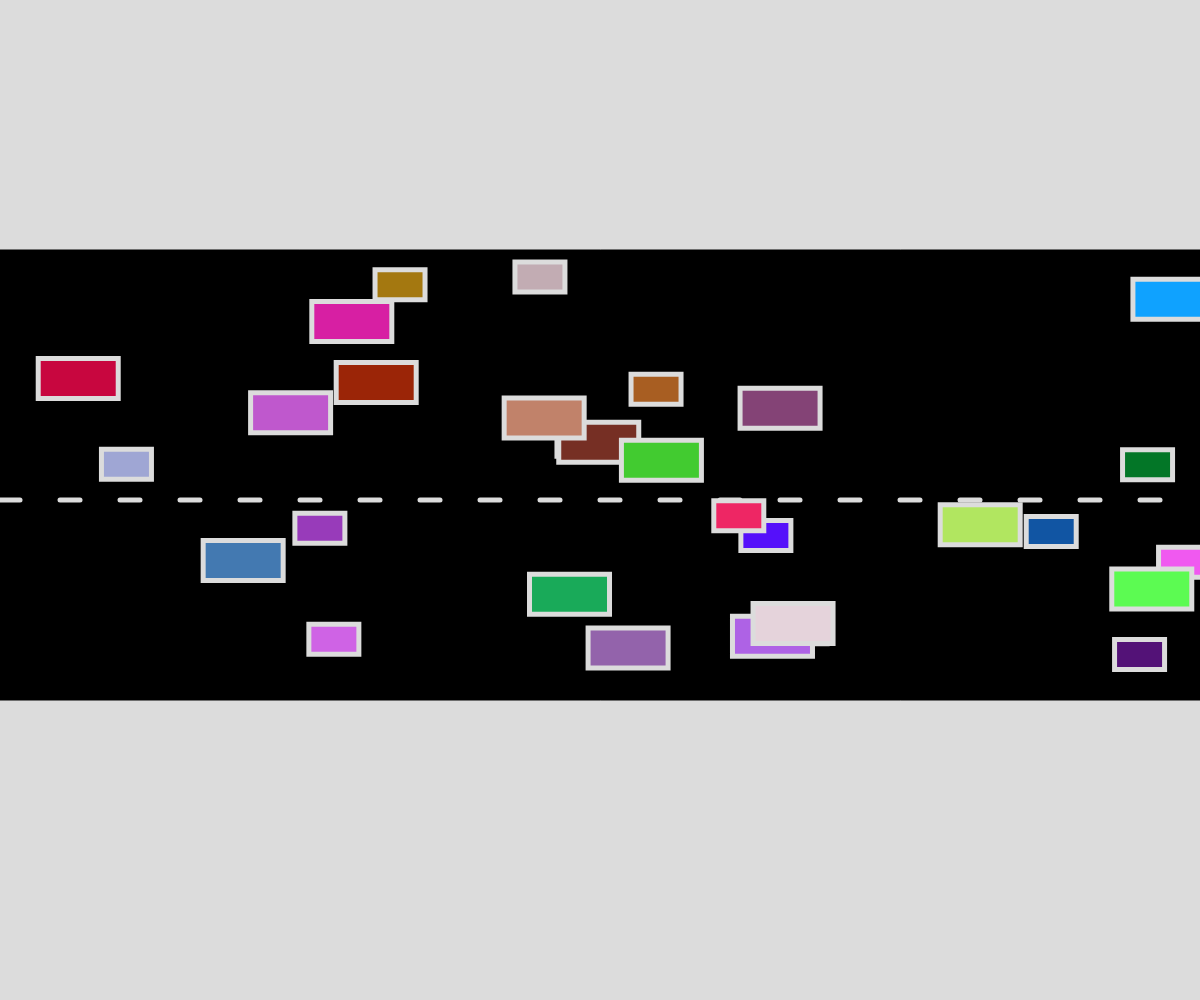
Frame 1 (no input)
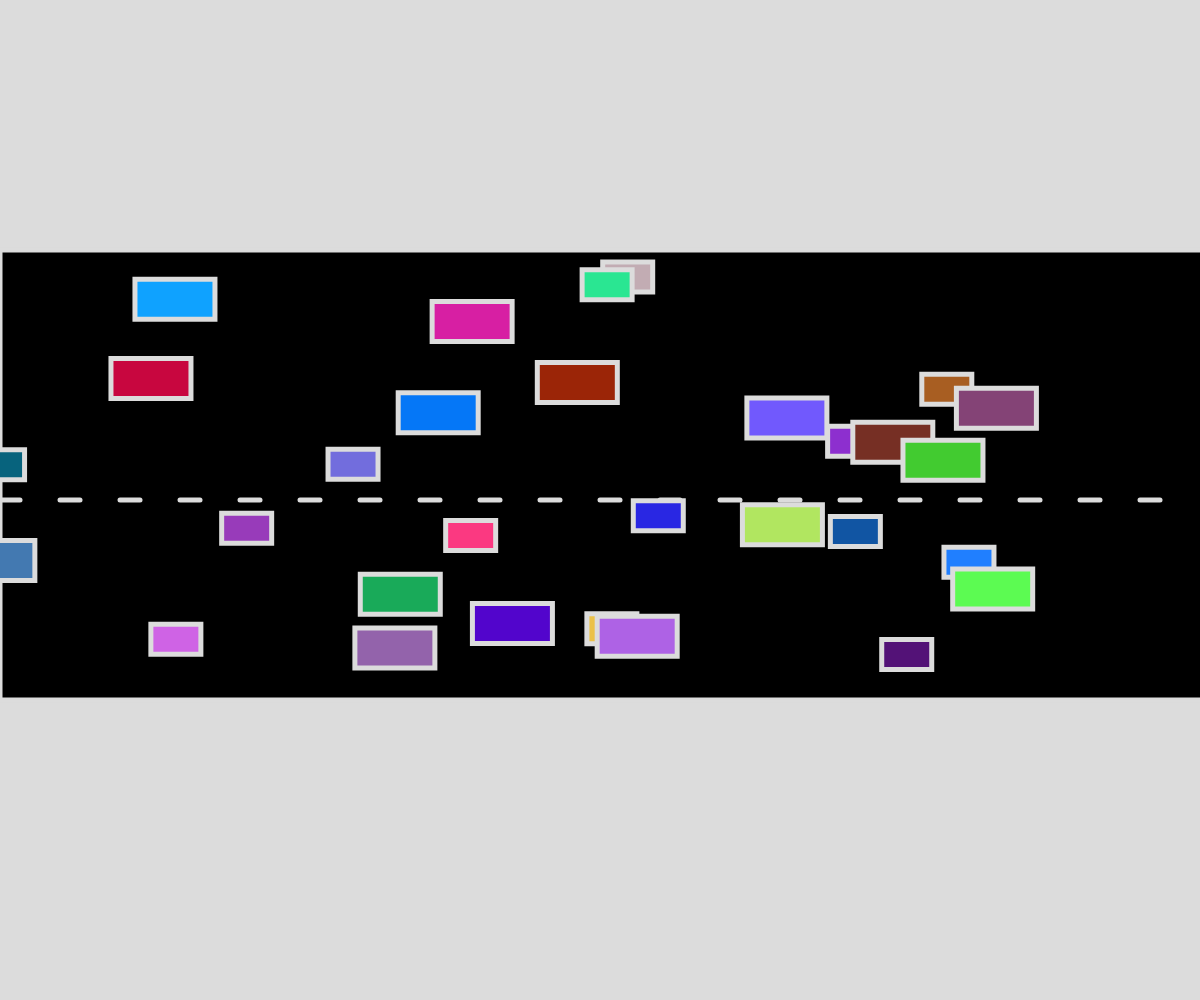
Frame 60 (no input)
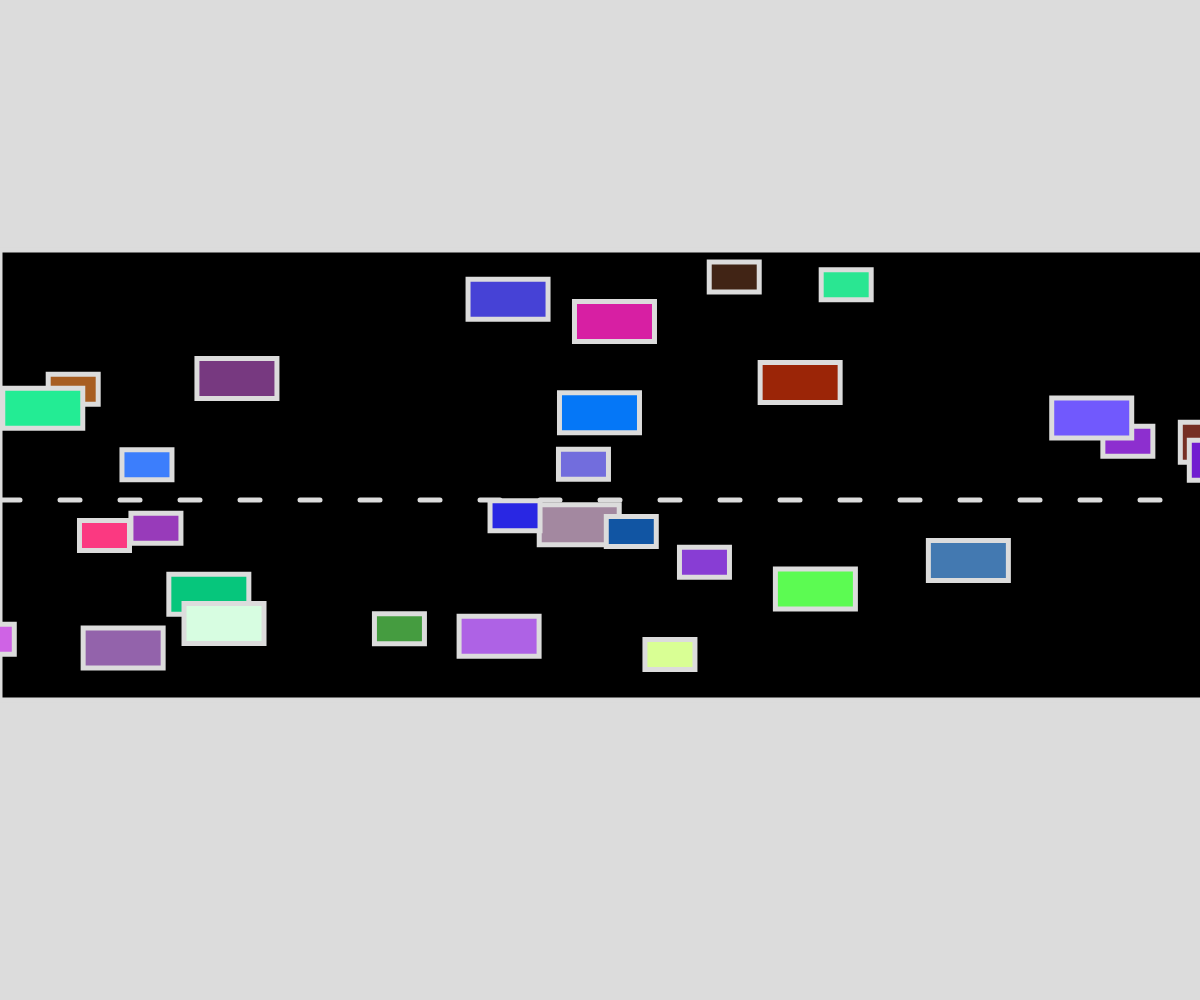
Frame 120 (the mouse pressed at the canvas centre since frame 60)

The p5.js sketch that drew these frames (run headless with seeded random() and noise() and a simulated clock; from frame 60 on, the mouse is pressed at the canvas centre):

// p5.js sketch
// ── sketch.js
// Cars Cars Cars
// Tanya Bhardwaj
// 12 April, 2024
// 

//Global Variables
let eastbound = [];
let westbound = [];

function setup() {
  createCanvas(windowWidth, windowHeight);
  for(let i = 0; i < 15; i++){
    let laneY = random(height/4, height*0.45);
    let car = new Vehicle(random(width), laneY, color(random(255), random(255), random(255)), 1);
    eastbound.push(car);
    laneY = random(height/2, 2*height/3);
    car = new Vehicle(random(width), laneY, color(random(255), random(255), random(255)), -1);
      westbound.push(car);
    }
  }

function draw() {
  background(220);
  drawRoad();
  for (let i = 0; i < eastbound.length; i++) {
    eastbound[i].action();
  }
  for (let i = 0; i < westbound.length; i++) {
    westbound[i].action();
  }
}

function drawRoad(){
  rectMode = CENTER;
  fill(0);
  rect(0, height*0.25, width*2, 450)
  //white dashes
  for(let i = 0; i < width; i+=40){
    stroke(220);
    strokeWeight(5);
    line(i, height/2, i+=20, height/2);
  }
}



class Vehicle{
  constructor(x, y, color, direction){
    this.x = x;
    this. y = y;
    this.type = Math.floor(Math.random()*2);
    this.c = color;
    this.direction = direction;
    this.xSpeed = random(1, 5)*this.direction
  }

  display(){
    fill(this.c);
    if (this.type === 0){
      rect(this.x, this.y, 50, 30);
    }
    else if(this.type === 1){
      rect(this.x, this.y, 80, 40);
    }

  }

  move(){
  this.x += this.xSpeed;
  if(this.x > width && this.direction === 1){
    this.x = -50;
  }
  else if(this.x < -50 && this.direction === -1){
    this.x = width;
  }
  }

  speedUp(){
    if(this.xSpeed < 15 && this.xSpeed > -15){
      this.xSpeed += this.direction*0.5;
    }
  }

  speedDown(){
    if(this.xSpeed > 2 && this.xSpeed < -2){
      this.xSpeed -= this.direction*0.5;
    }
  }

  changeColor(){
    this.c = color(random(255), random(255), random(255));
  }

  action(){
    this.move();
    if(random(100) < 1){
      this.speedUp();
    }
    if(random(100) < 1){
      this.speedDown();
    }
    if (random(100) < 1){
      this.changeColor();
    }
    this.display();
  }
}
